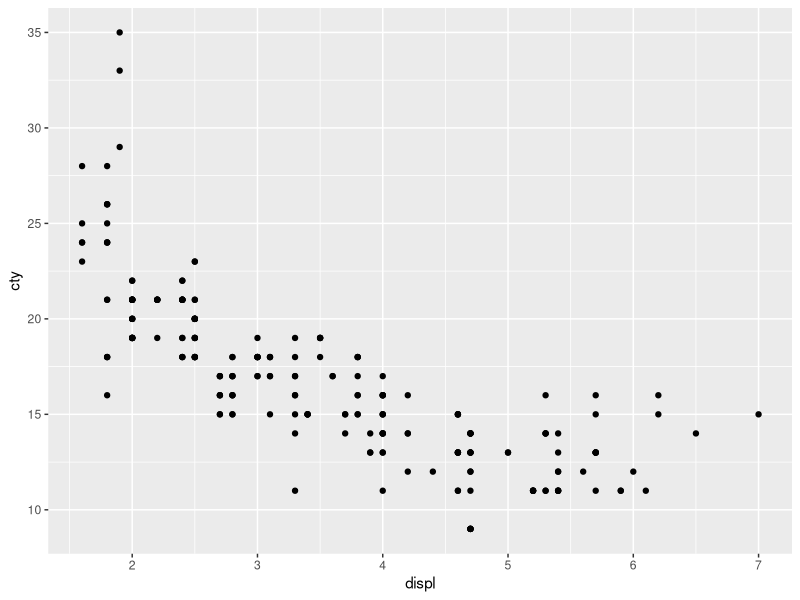
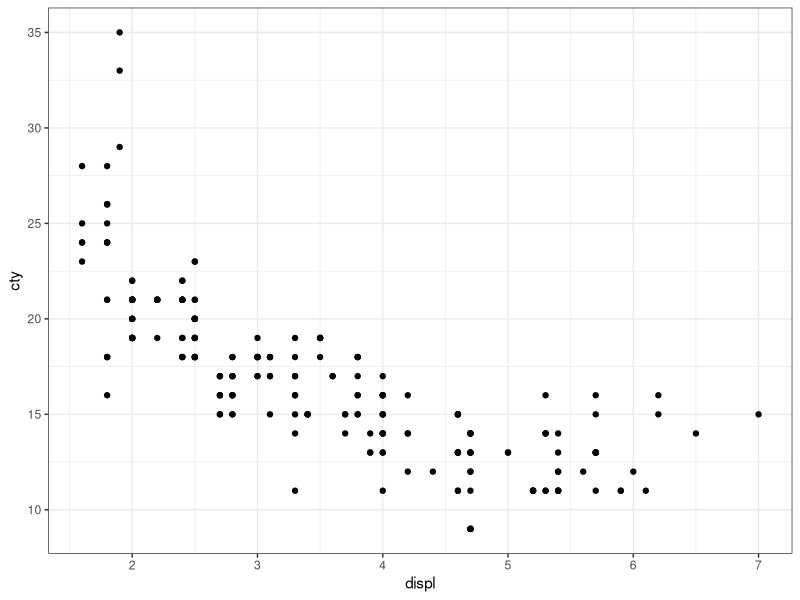
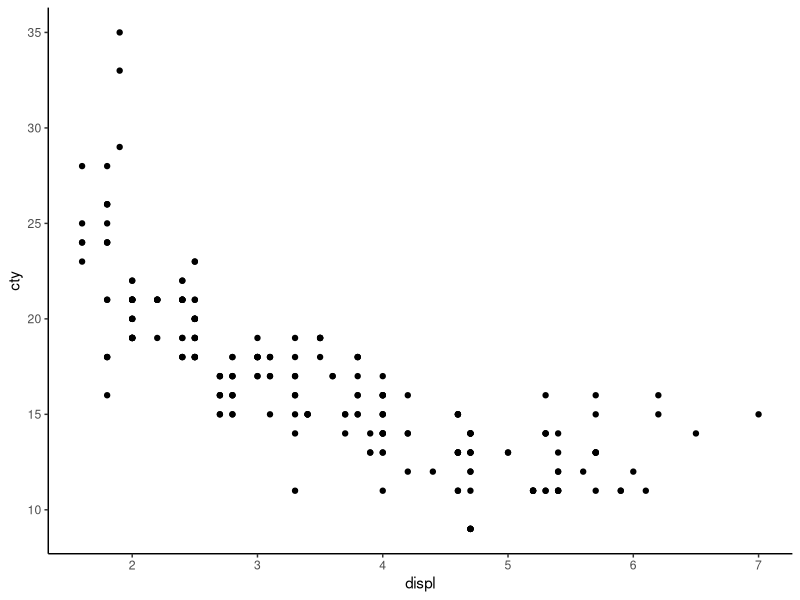
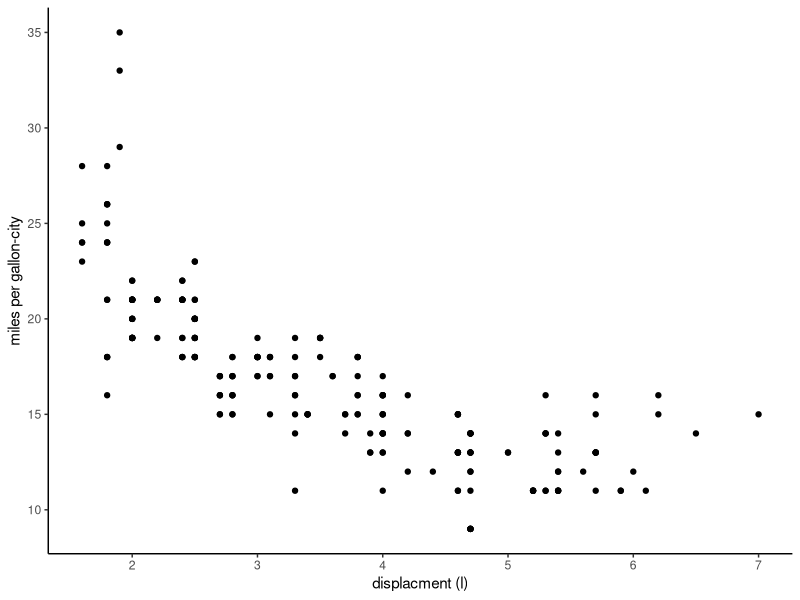
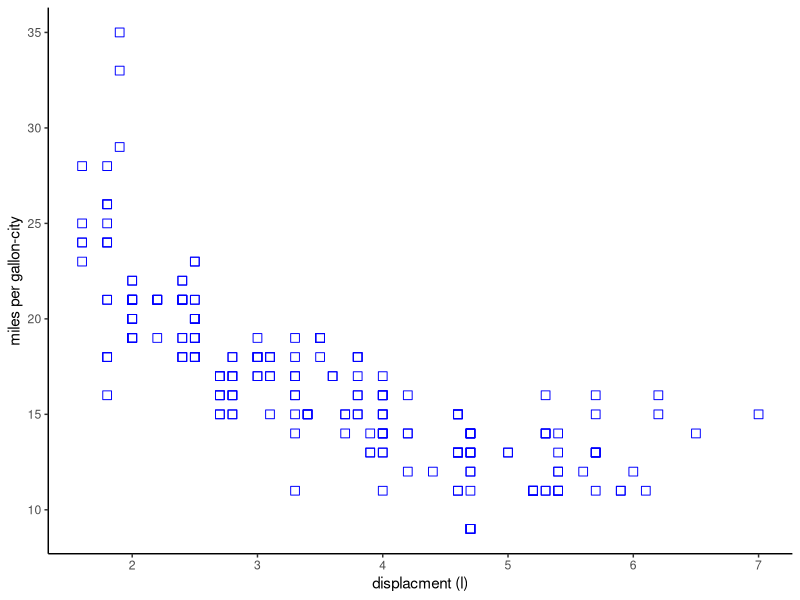
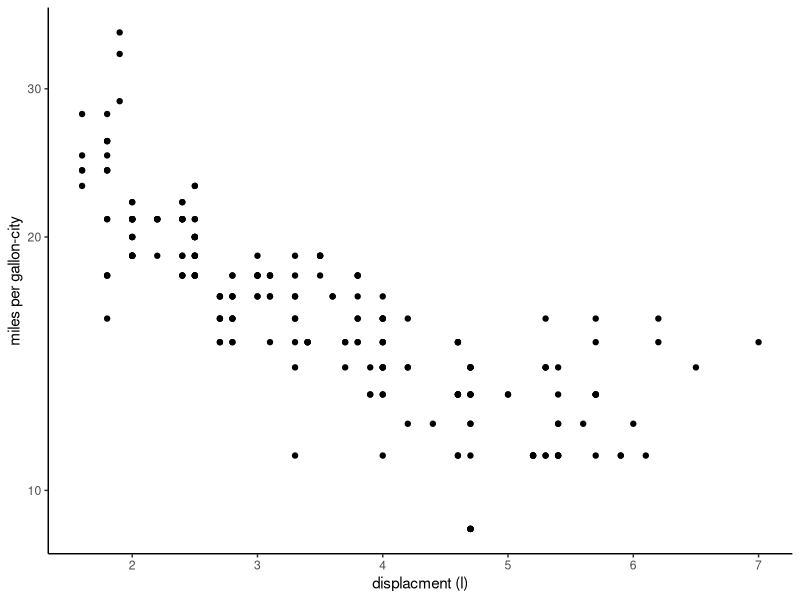
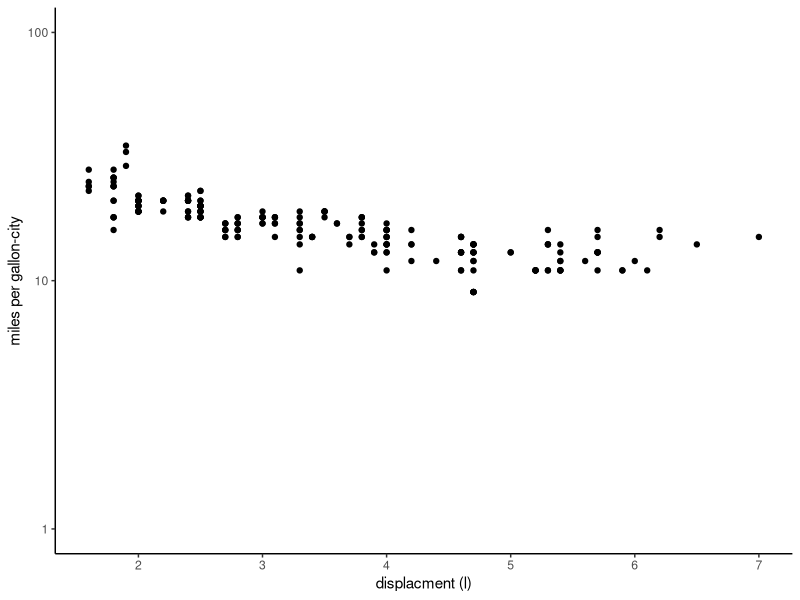
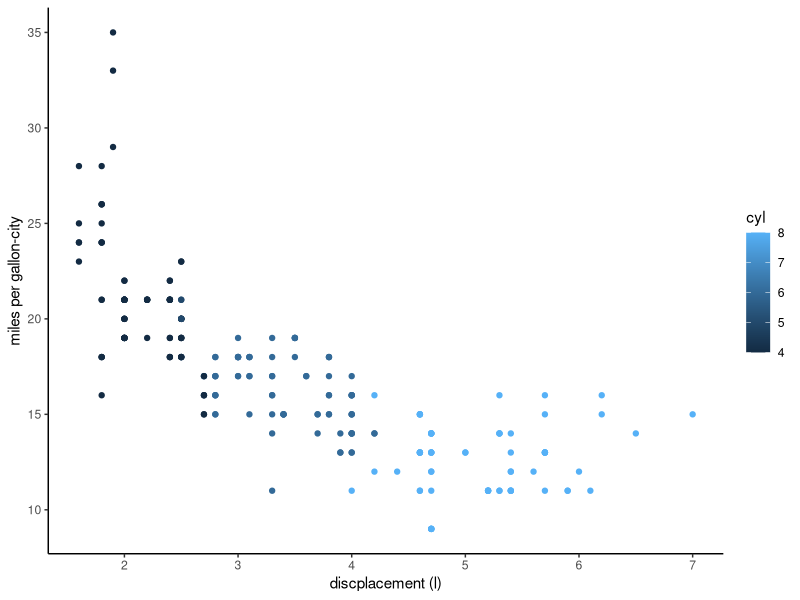

Write R code to recreate these figures, in order.
## ---- chunk 1
knitr::opts_chunk$set(fig.width=3,fig.height=2,tidy.opts=list(width.cutoff=60),tidy=TRUE)
## ---- chunk 2
library(ggplot2)
library(grid)
library(gridExtra)

mpg=read.table("mpg.txt",header=TRUE,sep="\t",stringsAsFactors=FALSE)

dim(mpg)

head(mpg)

# plot of displacement (engine size) vs. city miles per gallon (cty)
a=ggplot(data=mpg,aes(x=displ,y=cty))
a+geom_point()+coord_cartesian()

# remove grey background
a+geom_point()+coord_cartesian()+theme_bw()

# remove grey background and gridlines
a+geom_point()+coord_cartesian()+theme_classic()

# change the x and y labels; cartesian coordinates are default
a+geom_point()+theme_classic()+xlab("displacment (l)")+ylab("miles per gallon-city")

# arguments to geom_point() can alter the appearance of the points
a+geom_point(color="blue",shape=22,size=3)+theme_classic()+xlab("displacment (l)")+ylab("miles per gallon-city")

# log transform the y-axis
a+geom_point()+theme_classic()+xlab("displacment (l)")+ylab("miles per gallon-city")+scale_y_log10()

# arguments to scale can also customize the range and tick locations
a+geom_point()+theme_classic()+xlab("displacment (l)")+ylab("miles per gallon-city")+scale_y_log10(limits=c(1,100),breaks=c(1,10,100))

# we can also color code points based on continuous or categorical variables
# continuous
a+geom_point(aes(color=cyl))+theme_classic()+xlab("discplacement (l)")+ylab("miles per gallon-city")
# categorical
a+geom_point(aes(color=as.factor(cyl)))+theme_classic()+xlab("discplacement (l)")+ylab("miles per gallon-city")
# categorical - the default colors are a bit odd
a+geom_point(aes(color=as.factor(cyl)))+theme_classic()+xlab("discplacement (l)")+ylab("miles per gallon-city")+scale_color_manual(values=c('red','green','blue','orange'))+theme(legend.title=element_blank())

# add a linear trendline with a new layer
a+geom_point()+theme_classic()+xlab("displacment (l)")+ylab("miles per gallon-city")+stat_smooth(method="lm")

# add a spline with a new layer
a+geom_point()+theme_classic()+xlab("displacment (l)")+ylab("miles per gallon-city")+stat_smooth(method="loess")


# histogram of mpg hwy
b=ggplot(data=mpg,aes(x=hwy))
b+geom_histogram()+theme_classic()

# change bins
b+geom_histogram()+theme_classic()+stat_bin(binwidth=5)

# change bins; the stat_bin is a default for geom_histogram, so it can be skippped
# color can also be specified in the geom_histogram call
b+geom_histogram(binwidth=5,fill='red',color='black')+theme_classic()


# we can generate a barplot of means too
d=ggplot(data=mpg)
d+geom_bar(aes(x=as.factor(drv),y=cty),stat="summary",fun.y="mean",fill='black',color='black')+theme_classic()+xlab("drive")+ylab("miles per gallon city")

tapply(X=mpg$cty,INDEX=mpg$drv,FUN=mean)


# faceting allows the same plot for different classes to be generated
f=ggplot(data=mpg,aes(x=displ,y=cty))+geom_point()
f+facet_wrap(~drv)+theme_classic()

# grid.arrange from grid/gridExtra libraries allows for multiple panels with different plot types
# you'll need to install the grid and gridExtra libraries to accomplish this!
g=ggplot(data=mpg,aes(x=displ,y=cty))+geom_point(aes(color=as.factor(cyl)))+theme_classic()+xlab("displacement (l)")+ylab("miles per gallon-city")+scale_color_manual(values=c('red','green','blue','orange'))+theme(legend.title=element_blank())

h=ggplot(data=mpg)+geom_bar(aes(x=as.factor(drv),y=cty),stat="summary",fun.y="mean")+theme_classic()

grid.arrange(g,h,ncol=2)
